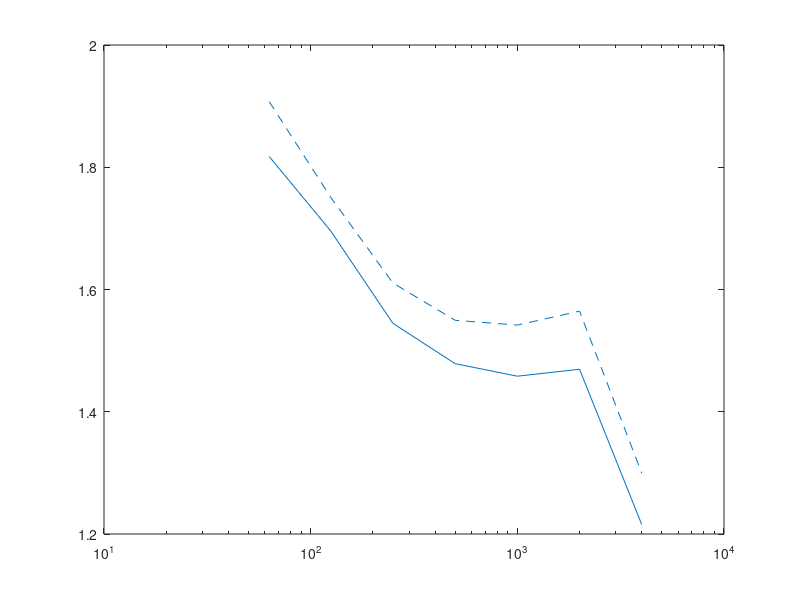

Recreate this plot in MATLAB. (Note: this script raises an error after producing the figure.)
clc
close all
clear

save_T = false;
%% reverb time and absorption of concert hall
% Mepfit Room  
% All tables are for the octave bands from 63 Hz to 4 kHz
f_oct = [63 125 250 500 1000 2000 4000];
c = 340;                                                % speed of sound

if save_T == false
    load T_max.mat;
end
%%

abs_occ = [0.6 0.62 0.74 0.78 0.82 0.84 0.85];          % absorption coeff seated
abs_empty = [0.54 0.58 0.70 0.74 0.78 0.8 0.80];        % absorption coeff empty
att_coeff = [0 0 0 0.001 0.002 0.004 0.0086];           % attanuation coeff

abs_absorber = [0.7 0.8	0.90 0.95 0.96 0.9 0.9];        % absorption coeff of absorber (example)
abs_absorber_low = [0.7 0.75 0.85 0.45 0.2 0.1 0.1];    % absorption coeff of low freq absorber
abs_wood = [0.15 0.15 0.11 0.10 0.07 0.06 0.07];
abs_glass = [0.2 0.18 0.06 0.04 0.05 0.02 0.02];
abs_brick = [0.03 0.03 0.03 0.03 0.04 0.05 0.07];
abs_stone = [0.01 0.01 0.01 0.015 0.02 0.02 0.02];

%%
% things you should adjust
V = 21000;                                              % Volume of concert hall
S_peraudiencemember = 0.5*0.55;                         % area per seat
S_absorber = 200;                                       % area of normal absorbers
S_absorber_low = 130;                                   % area of low frequency absorbers

% 0/100 for high T_60
% 200/130 for low T_60

S_audience = 2300 * S_peraudiencemember;            % area of whole audience
S_concerthall_wall = 5850;
S_window = 117.6;

A_concerthall_wall = abs_wood*S_concerthall_wall;
A_absorber = - S_absorber * log(1-abs_absorber);    % eq. absorption area of absorbers
A_absorber_low = - S_absorber_low * log(1-abs_absorber_low);
A_glass = abs_glass*S_window;
A_occ = - S_audience*log(1-abs_occ);                % eq. absorption area of audience
A_empty = - S_audience*log(1-abs_empty);            % eq. absorption area of seats

A_total_occ = A_concerthall_wall + A_absorber + A_absorber_low + A_glass + A_occ; 
A_total_empty = A_concerthall_wall + A_absorber + A_absorber_low + A_glass + A_empty; 

% reverb time when seated and empty
T_60_calc_occ = 24*log(10)*V./(c*(4*att_coeff*V + A_total_occ));
T_60_calc_empty = 24*log(10)*V./(c*(4*att_coeff*V + A_total_empty));

%% clarity
r = 5:1:50;       % distance

E_direct = zeros(1,length(r));
E_direct(:) = 100./r.^2;

E_early_empty = zeros(length(T_60_calc_empty), length(r));
E_late_empty = zeros(length(T_60_calc_empty), length(r));
C_80_empty = zeros(length(T_60_calc_empty), length(r));     % clarity when emtpy

E_early_occ = zeros(length(T_60_calc_occ), length(r));
E_late_occ = zeros(length(T_60_calc_occ), length(r));
C_80_occ = zeros(length(T_60_calc_occ), length(r));         % clarity when fully seated

for i = 1:length(T_60_calc_empty)

    E_early_empty(i,:) = (31200*T_60_calc_empty(i)/V)*exp(-0.04.*r./T_60_calc_empty(i))*(1-exp(-1.11/T_60_calc_empty(i)));
    E_late_empty(i,:) = (31200*T_60_calc_empty(i)/V)*exp(-0.04.*r./T_60_calc_empty(i))*exp(-1.11/T_60_calc_empty(i));
    C_80_empty(i,:) = 10*log10((E_direct+E_early_empty(i,:))./E_late_empty(i,:));

    E_early_occ(i,:) = (31200*T_60_calc_occ(i)/V)*exp(-0.04.*r./T_60_calc_occ(i))*(1-exp(-1.11/T_60_calc_occ(i)));
    E_late_occ(i,:) = (31200*T_60_calc_occ(i)/V)*exp(-0.04.*r./T_60_calc_occ(i))*exp(-1.11/T_60_calc_occ(i));
    C_80_occ(i,:) = 10*log10((E_direct+E_early_empty(i,:))./E_late_empty(i,:));
end

%% strength

A = 0.163*V./T_60_calc_occ;             % equivilant absorption area
Q = 1;                                  % directivity
delta = 6.91./T_60_calc_empty;          % decay
ref = Q/(4*pi*10^2);                    % reference
dir = Q./(4*pi*r.^2);                   % direct component

diff = zeros(length(A), length(r));     % diffuse component
G = zeros(length(A), length(r));

for i = 1:length(A)
    diff(i,:) = 4./A(i) * exp(-2*delta(i)*r./c);
    G(i,:) = 10*log10((dir + diff(i,:))./ref);  % Strength for all six octave bands
end

%% rehersal room

% things you should adjust 
S_absorber_rehersal = 70;
S_absorber_low_rehersal = 20; 

n_person = 1:100;                             % number of people in rehersal room
V_rehersal = 1190;                       % Volume of rehersal room
S_wall = 538;         % area of the walls, floor and ceiling in rehersal room
% end

A_absorber_rehersal = - S_absorber_rehersal * log(1-abs_absorber);
A_absorber_rehersal_low = - S_absorber_low_rehersal * log(1-abs_absorber_low);
A_person = [0.02 0.05 0.16 0.25 0.58 0.86 1.03]; % eq. absorption area per person
A_wall = S_wall*abs_wood;                   % eq. absorption area of walls


% reverberation time of rehersal room
T_60_rehersal = zeros(length(n_person), length(A_wall));
for i = n_person
    T_60_rehersal(i,:) = 0.163*V_rehersal./(n_person(i)*A_person + A_wall + A_absorber_rehersal_low + A_absorber_rehersal);
end

%% lobby

V_lobby1 = 6275;
S_ceiling_L1 = 880;
S_walls_L1 = 780;
S_floor_L1 = 1255;
S_window_L1 = 125;
S_absorber_L1 = 50;
S_absorber_low_L1 = 250;

V_lobby2 = 4500;
S_ceiling_L2 = 1090;
S_walls_L2 = 680;
S_floor_L2 = 900;
S_window_L2 = 125;
S_absorber_L2 = 50;
S_absorber_low_L2 = 150;


A_ceiling_L1 = S_ceiling_L1*abs_wood;
A_walls_L1 = S_walls_L1*abs_brick;
A_floor_L1 = S_floor_L1*abs_stone;
A_window_L1 = S_window_L1*abs_glass;
A_absorber_L1 = - S_absorber_L1 * log(1-abs_absorber);
A_absorber_low_L1 = - S_absorber_low_L1 * log(1-abs_absorber);
A_total_L1 = A_ceiling_L1 + A_walls_L1 + A_floor_L1 + A_window_L1 + A_absorber_L1 + A_absorber_low_L1;

A_ceiling_L2 = S_ceiling_L2*abs_wood;
A_walls_L2 = S_walls_L2*abs_brick;
A_floor_L2 = S_floor_L2*abs_stone;
A_window_L2 = S_window_L2*abs_glass;
A_absorber_L2 = - S_absorber_L2 * log(1-abs_absorber);
A_absorber_low_L2 = - S_absorber_low_L2 * log(1-abs_absorber);
A_total_L2 = A_ceiling_L2 + A_walls_L2 + A_floor_L2 + A_window_L2 + A_absorber_L2 + A_absorber_low_L2;

T_60_Lobby1 = 24*log(10)*V_lobby1./(c*(4*att_coeff*V_lobby1 + A_total_L1));
T_60_Lobby2 = 24*log(10)*V_lobby2./(c*(4*att_coeff*V_lobby2 + A_total_L2));

%% MEPFIT
V_mepfit = 2.7*25*5 + 11*23*5 + 28*16*5;
S_mepfit = 2*(2.7*25 + 11*23 + 28*16) + 2*(25+23+28)*5;

A_mepfit = S_mepfit*abs_wood;

%%
if save_T
    T_max = [T_60_calc_empty; T_60_calc_occ];
    save('T_max.mat','T_max');
    %return;
end
%% Plots 
% adjust colors / add more colors
col1 = [0, 0.4470, 0.7410];
col2 = [0.8500 0.3250 0.0980];
col3 = [1 1 0];

%%
% T_60 in concert hall
fig_name = 'T_60_group7';
f = figure;
semilogx(f_oct, T_60_calc_empty,'--', 'Color', col1)
hold on
semilogx(f_oct, T_60_calc_occ, 'Color', col1)
semilogx(f_oct, T_max(1,:),'--', 'Color', col2)
semilogx(f_oct, T_max(2,:), 'Color', col2)
thickenall_big;
xticks(f_oct);
xticklabels({'63', '125', '250', '500', '1k', '2k', '4k'})
xlim([0 5000])
ylim([0 2.5])
xlabel('f in Hz')
ylabel('T_{60} in s')
set(gca,'fontname','times')
set(gcf, 'color', 'none')
set(gca, 'color', 'none')

%set(gcf, 'color', 'none');

exportPlot(f,'Plots/', fig_name, true)

%% plots

% clarity and strength
fig_name = 'C_80_G_group7';
f = figure;

plot(r, C_80_occ(4,:), 'Color', col1)
hold on
plot(r, G(4,:), 'Color', col2)
thickenall_big;
grid on
xlabel('Distance in m')
ylabel('C_{80}/G in dB')
%legend('Clarity C_{80}','Strength G')
xlim([5 35])
ylim([-2 10])
set(gca,'fontname','times')
set(gcf, 'color', 'none')
set(gca, 'color', 'none')
exportPlot(f,'Plots/', fig_name, true)


% % lobby
% figure
% semilogx(f_oct, T_60_Lobby)
% hold on
% grid on
% thickenall_big;
% xticks(f_oct);
% xticklabels({'63', '125', '250', '500', '1k', '2k', '4k'})
% %xlim([0 5000])
% ylim([0 3])
% xlabel('f in Hz')
% ylabel('T_{60} in s')
% legend('Lobby')

% T_60 in rehersal room
% fig_name = 'T_60_Rehersal_group7';
% 
% f = figure;
% semilogx(f_oct, T_60_rehersal(1,:), 'Color', col1)
% hold on
% grid on
% semilogx(f_oct, T_60_rehersal(50,:), 'Color', col2)
% semilogx(f_oct, T_60_rehersal(100,:), 'Color', col3)
% thickenall_big;
% xticks(f_oct);
% xticklabels({'63', '125', '250', '500', '1k', '2k', '4k'})
% xlim([0 5000])
% ylim([0 1.5])
% xlabel('f in Hz')
% ylabel('T_{60} in s')
% set(gca,'fontname','times')
% %legend('1 Musician','50 Musicians', '100 Musicians')
% exportPlot(f,'Plots/', fig_name, true)

